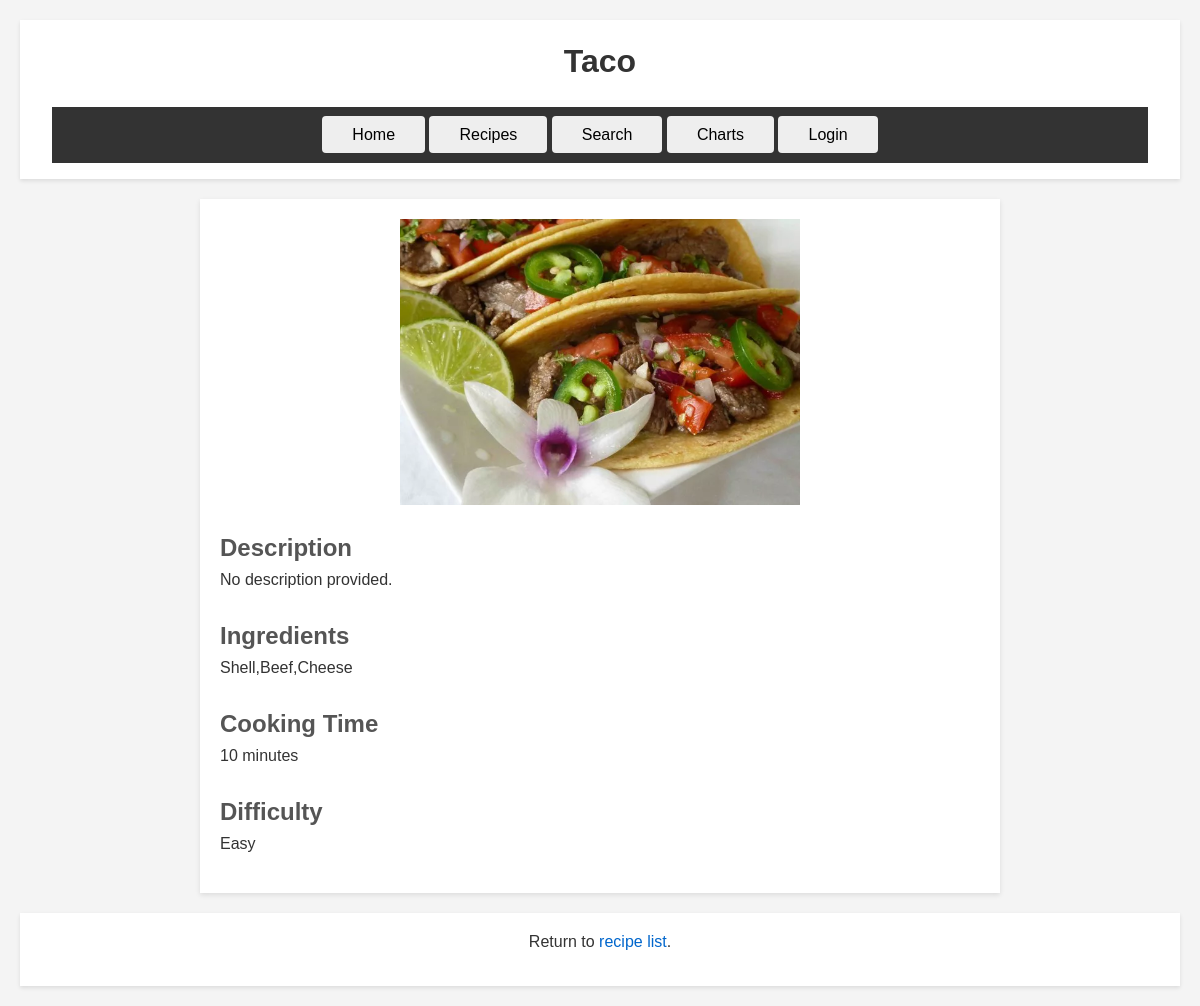
Page /recipes/1/ on the committed database.
### recipes/models.py (models this page shows, shortened)
class Recipe(models.Model):
    name = models.CharField(max_length=255)
    ingredients = models.TextField()
    cooking_time = models.IntegerField()
    difficulty = models.CharField(max_length=50)
    description = models.TextField(blank=True, null=True)
    image = models.ImageField(blank=True, null=True)

### recipes/views.py (the view)
# urls.py: path('recipes/<int:recipe_id>/', recipe_detail, name='recipe_detail'),
def recipe_detail(request, recipe_id):
    recipe = get_object_or_404(Recipe, pk=recipe_id)
    return render(request, 'recipes/recipe_detail.html', {'recipe': recipe})

### recipes/templates/recipes/recipe_detail.html (shortened to what this page needs)
{% load static %}
<!DOCTYPE html>
<html lang="en">
<head>
    <link rel="stylesheet" href="{% static 'css/style.css' %}">
</head>
<body>
    <header>
        <h1>{{ recipe.name }}</h1>
        <nav>
            <ul>
                <li><a href="/">Home</a></li>
                <li><a href="{% url 'recipe_list' %}">Recipes</a></li>
                <li><a href="{% url 'search_recipes' %}">Search</a></li>
                <li><a href="{% url 'recipe_charts' %}">Charts</a></li>
                <li><a href="/login">Login</a></li>
            </ul>
        </nav>
    </header>
    <main>
        {% if recipe.image %}
            <img src="{{ recipe.image.url }}" alt="{{ recipe.name }}" style="max-width: 400px;">
        {% else %}
            <img src="{% static 'images/default.png' %}" alt="Default Image" style="max-width: 400px;">
        {% endif %}
        <h2>Description</h2>
        <p>{{ recipe.description|default:"No description provided." }}</p>
        <h2>Ingredients</h2>
        <p>{{ recipe.ingredients }}</p>
        <h2>Cooking Time</h2>
        <p>{{ recipe.cooking_time }} minutes</p>
        <h2>Difficulty</h2>
        <p>{{ recipe.difficulty }}</p>
    </main>
    <footer>
        <p>Return to <a href="{% url 'recipe_list' %}">recipe list</a>.</p>
    </footer>
</body>
</html>

### static/css/style.css (style rules this page uses)
* { margin: 0; padding: 0; box-sizing: border-box; }
body { font-family: 'Helvetica', 'Arial', sans-serif; line-height: 1.6; color: #333; background-color: #f4f4f4; padding: 20px; }
header, footer { background-color: #fff; color: #333; padding: 1em 2em; text-align: center; box-shadow: 0 2px 4px rgba(0,0,0,0.1); }
footer { margin-top: 20px; }
main { max-width: 800px; margin: 20px auto; background: #fff; padding: 20px; box-shadow: 0 2px 5px rgba(0,0,0,0.1); }
img { max-width: 100%; height: auto; display: block; margin: 0 auto 20px; }
ul { list-style-type: none; padding: 0; }
li { background: #eee; margin-bottom: 10px; padding: 10px; border-radius: 4px; }
a { text-decoration: none; color: #0066cc; }
h1, h2, h3 { color: #444; }
h1 { margin-bottom: 0.5em; }
h2 { margin-top: 1em; color: #555; }
p { margin-bottom: 1em; }
nav ul { list-style: none; padding: 0; background: #333; text-align: center; margin: 0; }
nav ul li { display: inline; }
nav ul li a { text-decoration: none; color: rgb(0, 0, 0); padding: 15px 20px; display: inline-block; }
h1 { text-align: center; color: #333; margin-bottom: 20px; }

### rows in the picture
Recipe: name "Taco", image (picture), description "No description provided.", ingredients "Shell,Beef,Cheese", cooking_time "10", difficulty "Easy"
